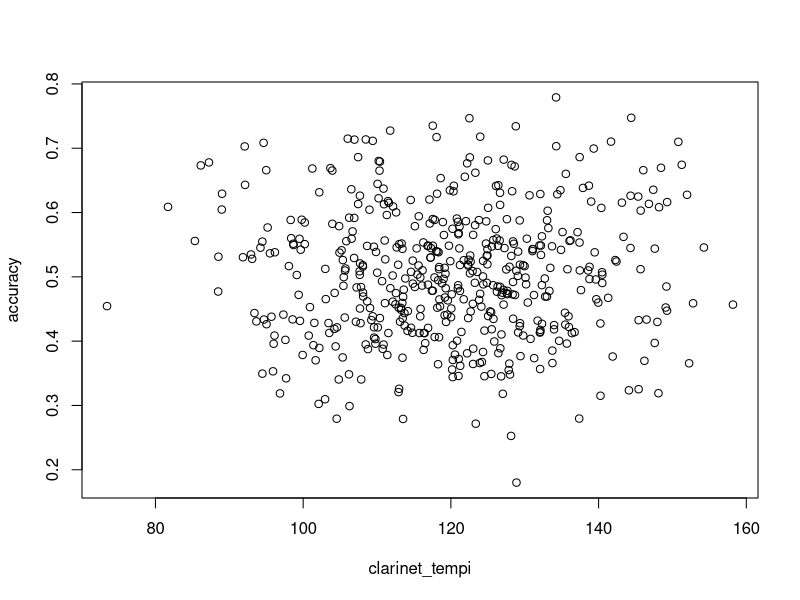
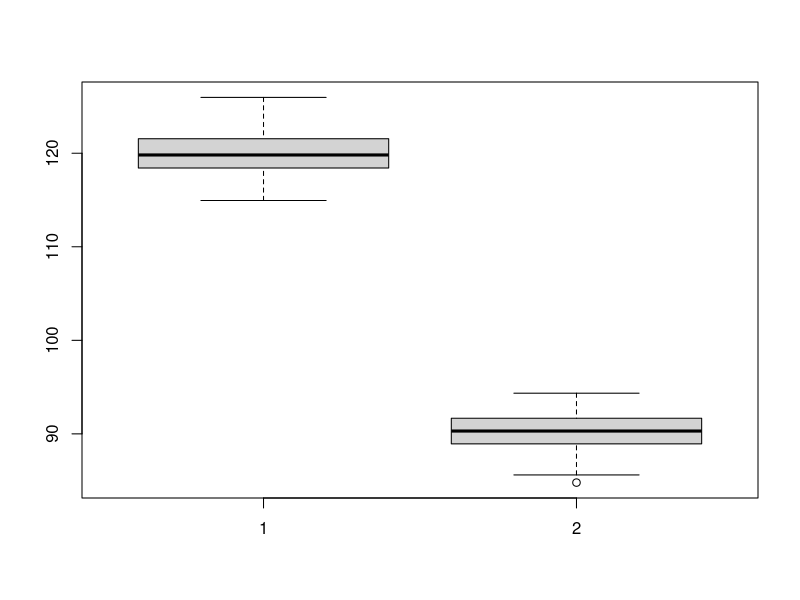

Here is the R script that generated these plots, in order:
## ---- chunk 1
#### coming up with my data

my_model <- function(number = 100){
  clarinet_tempi <- rnorm(number, 120, 15)
  accuracy <- rnorm(number, .5, .1)

  plot(clarinet_tempi, accuracy)
  model <- lm(clarinet_tempi ~ accuracy)
  return(summary(model))
}

my_model(500)
## ---- chunk 2
#### tempi and volume
my_model <- function(){
  tempo <- rnorm(100, 120, 15)
  decibels <- rnorm(100, 90, 15)
  
  plot(tempo, decibels)
  model <- lm(tempo ~ decibels)
  return(summary(model))
}

## ---- chunk 3
cortot_tempi <- as.numeric(rnorm(100, 120, 2))
gould_tempi <- as.numeric(rnorm(100, 90, 2))
boxplot(cortot_tempi, gould_tempi)

t.test(cortot_tempi, gould_tempi)

mean(cortot_tempi)
median(cortot_tempi)
sd(cortot_tempi)
